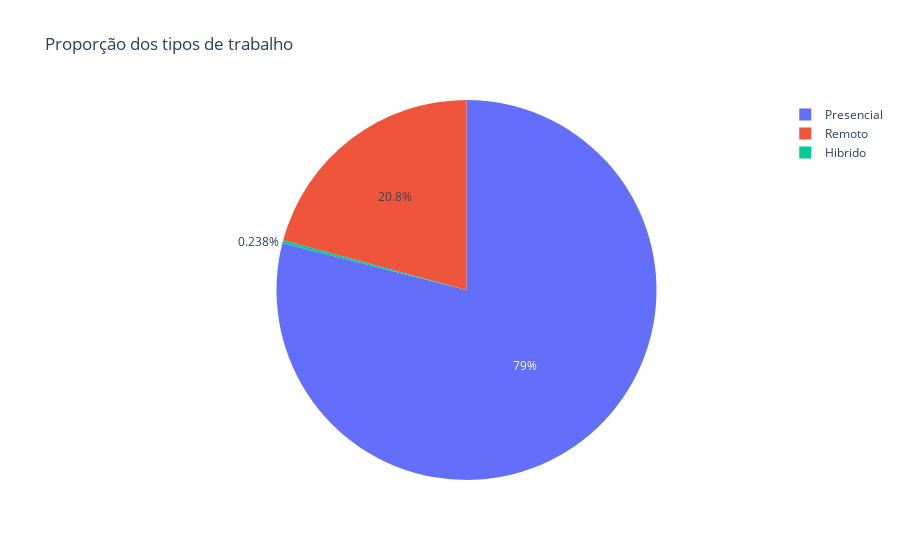

Notebook code for this chart:
### Code cell
# Pie chart de pizza de proporção de tipo de trabalho
remoto_cont = df_limpo['remoto'].value_counts().reset_index()
remoto_cont.columns = ['tipo_trabalho', 'quantidade']

figura = px.pie(
	remoto_cont,
	names='tipo_trabalho',
 values='quantidade',
	title='Proporção dos tipos de trabalho'
)
figura.show()

### Figure 1 — Plotly figure (JSON) as saved in the notebook; plotly's stock layout.template omitted (floating-point values rounded to 4 significant figures)
{"data": [{"domain": {"x": [0, 1], "y": [0, 1]}, "hovertemplate": "tipo_trabalho=%{label}<br>quantidade=%{value}<extra></extra>", "labels": ["Presencial", "Remoto", "Hibrido"], "legendgroup": "", "name": "", "showlegend": true, "type": "pie", "values": [105305, 27716, 318]}], "layout": {"legend": {"tracegroupgap": 0}, "title": {"text": "Proporção dos tipos de trabalho"}}}
